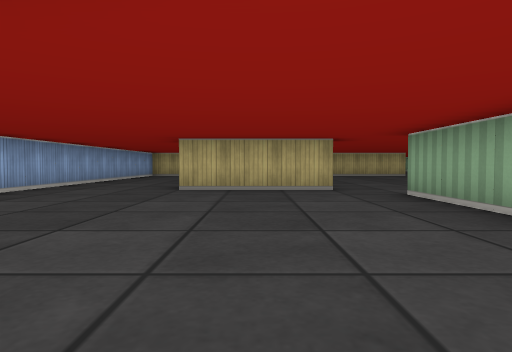
View 1 (above)

24 first-person views from a walk through a cub3D maze. The camera is about half as high as the walls, tilts 2° down and sees 75° across. The floor is counted in squares. Each view is taken from the middle of a square. On the plan, view 1 faces up. The plan holds only what a view shows up to about 9 squares ahead; the rest is blank.

View 2
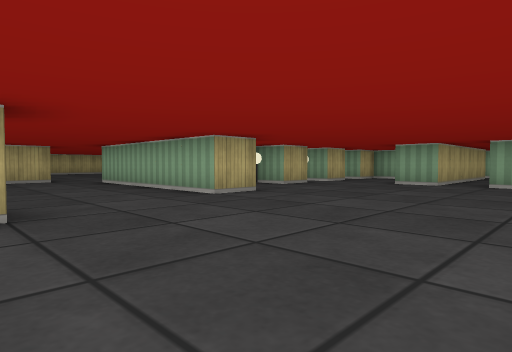

View 3
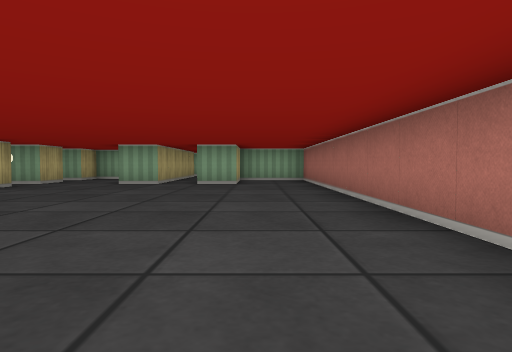

View 4
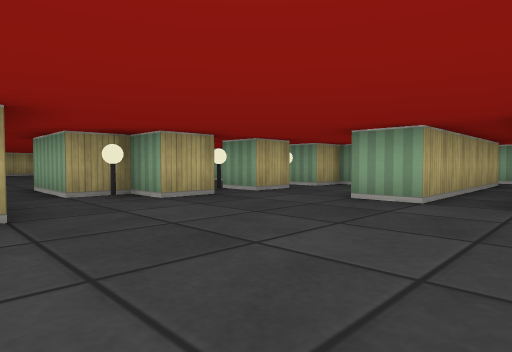

View 5
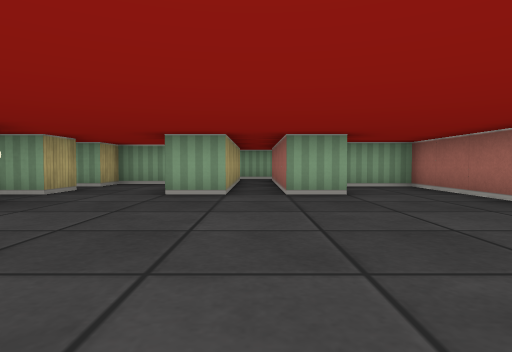

View 6
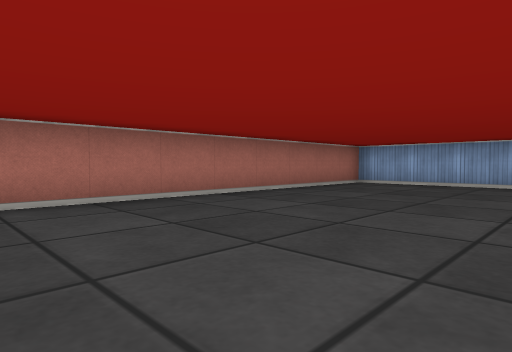

View 7
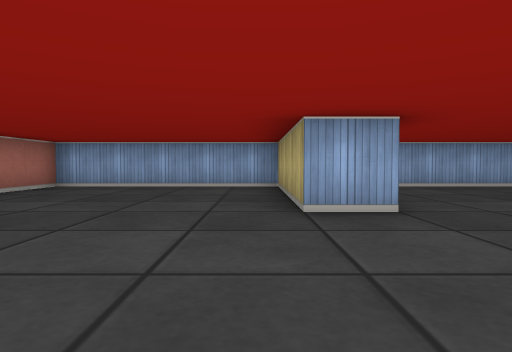

View 8
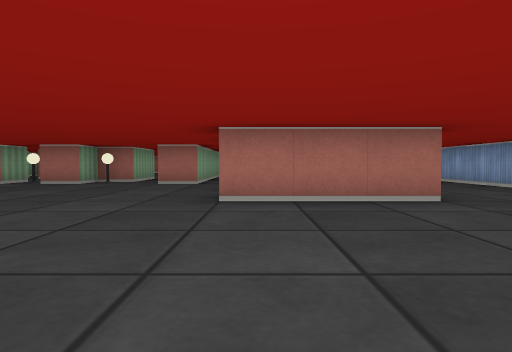

View 9
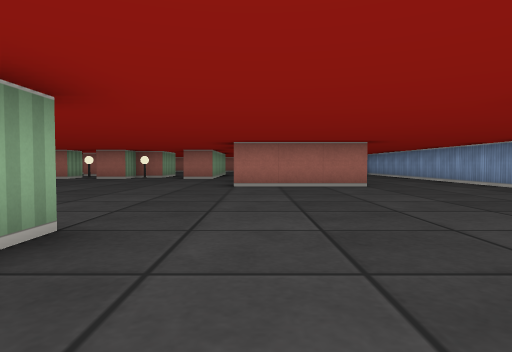

View 10
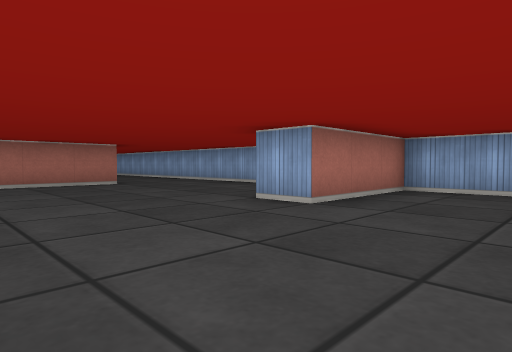

View 11
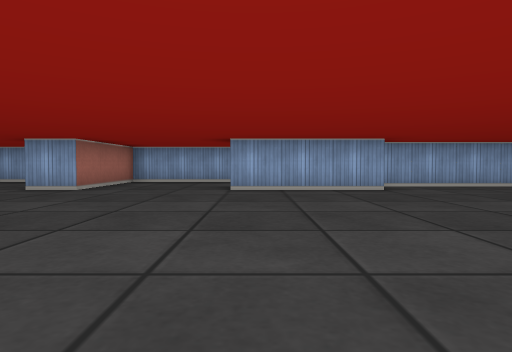

View 12
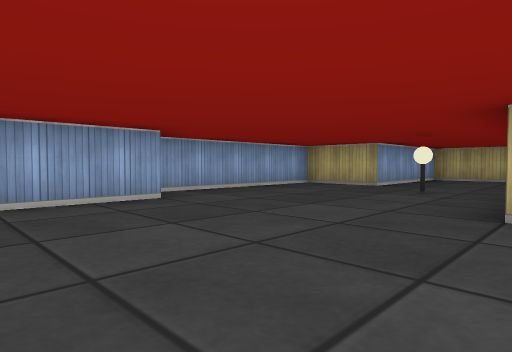

View 13
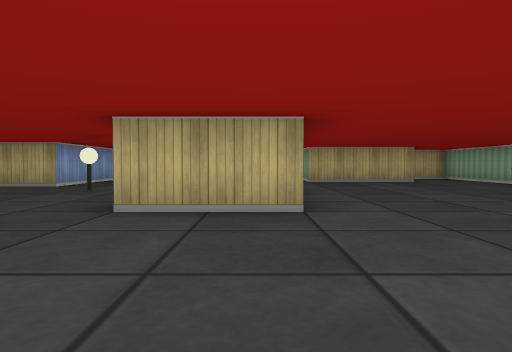

View 14
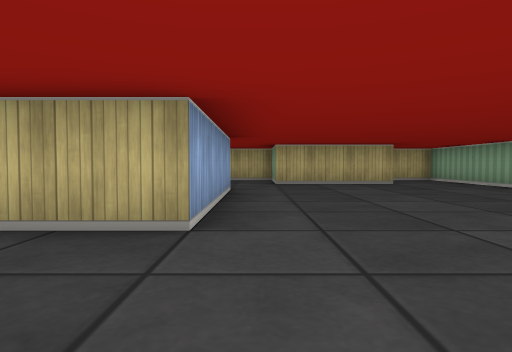

View 15
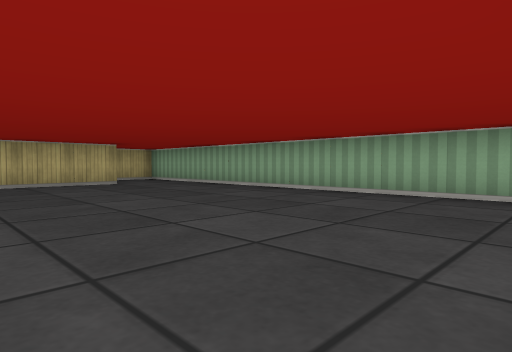

View 16
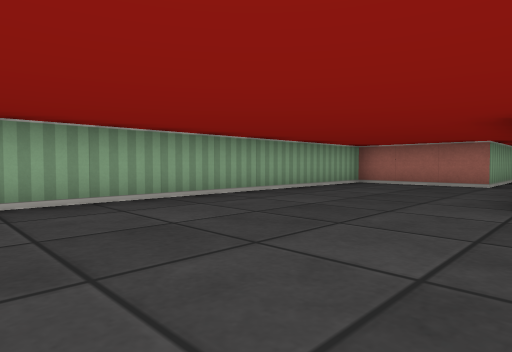

View 17
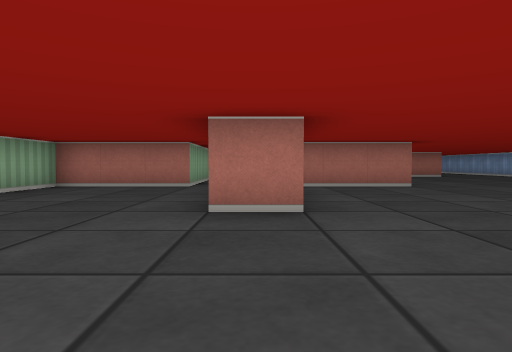

View 18
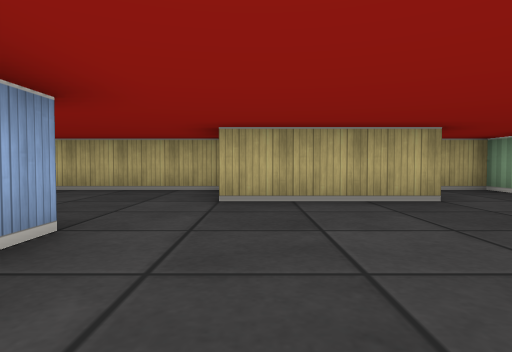

View 19
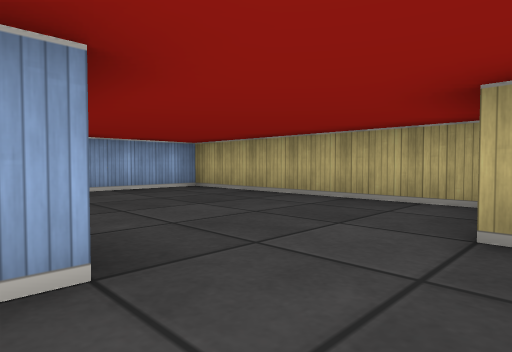

View 20
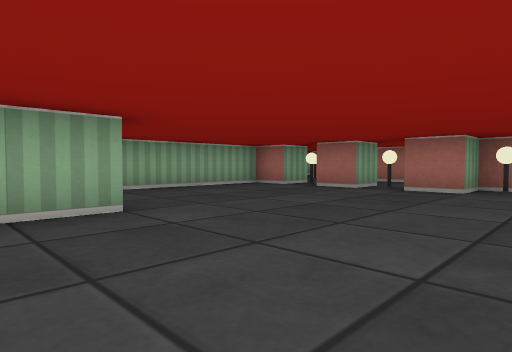

View 21
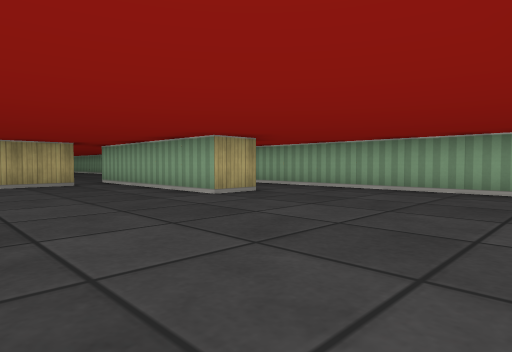

View 22
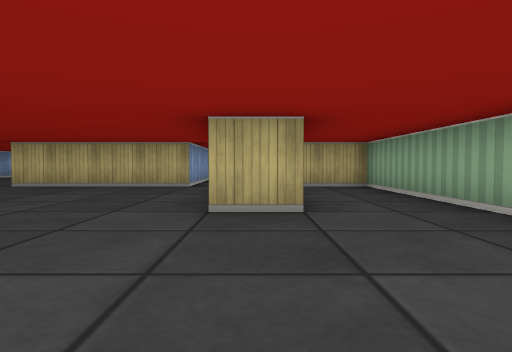

View 23
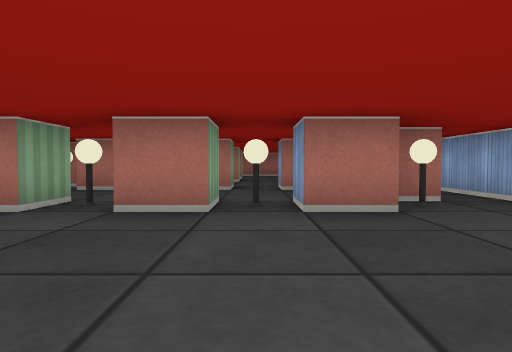

View 24
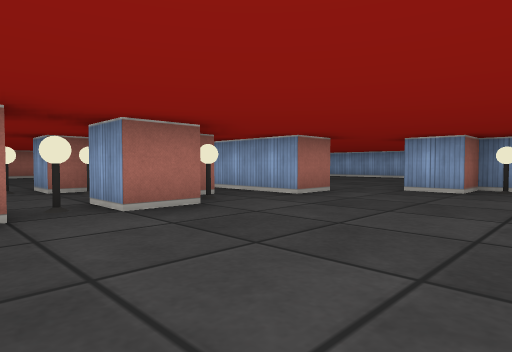

### Floor plan
Points are (right, up) in squares from view 1. A wall is a line through its corners. A room is listed if a view was taken in it or the views show most of it. See-through windows are left out.
Room 1 (views 1, 2, 3, 4, 5, 6, 7, 8, 9, 10, 11, 12, 13, 14, 15, 16, 17, 18, 19, 20, 21, 22, 23, 24)
walls: (2.5, 15.5) (5, 15.5); (0.5, 8.1) (0.5, 7.5) (1.5, 7.5) (1.5, 6.5) (-1.5, 6.5); (-1.6, 9.5) (1.5, 9.5); (6.5, 16) (6.5, 14.5) (2.5, 14.5) (2.5, 15.1); (8.5, 10.5) (7.5, 10.5) (7.5, 15.5) (10.5, 15.5) (10.5, 30.5) (9.5, 30.5); (-4.5, 9.9) (-4.5, 2.1); (5.5, 19.5) (6.5, 19.5); (7.5, 4.4) (7.5, 5.5) (8.5, 5.5); (-4.5, 17.2) (-4.5, 15.5) (-1.5, 15.5) (-1.5, 14.5); (10.5, 5.8) (10.5, 14.5) (9, 14.5); (9.5, 4.5) (9.5, 5.5) (10.2, 5.5); (5.9, 2.5) (6.5, 2.5) (6.5, 1.5) (5.5, 1.5) (5.5, 2.5) (4.5, 2.5) (4.5, 4.5) (5.5, 4.5) (5.5, 5.5) (6.5, 5.5) (6.5, 4.5); (-1.5, 21.6) (-1.5, 18.5); (3.6, 0.5) (2.5, 0.5) (2.5, 5.5) (3.5, 5.5) (3.5, 2.6); (9.8, 2.5) (10.5, 2.5); (8.5, 1.5) (7.5, 1.5) (7.5, 2.5); (-0.5, 0.6) (-0.5, -0.5) (-4.5, -0.5) (-4.5, -5.5) (9.5, -5.5) (9.5, -4); (10.5, 0.2) (10.5, 1.5) (9.5, 1.5) (9.5, 2.4); (4.5, 26.6) (4.5, 22.5) (2.5, 22.5); (-2.5, 26.2) (-2.5, 21.9); (7.5, -3.6) (7.5, -2.5) (10.8, -2.5); (12.5, -1.5) (7.5, -1.5) (7.5, -0.5); (8.6, 28.5) (5.5, 28.5); (5.4, 30.5) (-0.5, 30.5) (-0.5, 26.5) (-2.2, 26.5)
ways out: opening at (10, 3.5)
objects: lamp (1, 8); lamp (1, 25); lamp (5, 2); lamp (5, 5); lamp (6, 3); lamp (7, 2); lamp (7, 5); other object (9, 2); lamp (9, 5)

Where each view was taken, in squares from view 1:
view 1: 0 up, 0 right, facing up
view 2: 4 down, 1 left, facing up-right
view 3: 4 down, 1 left, facing right
view 4: 3 down, 3 right, facing up-right
view 5: 2 down, 2 right, facing right
view 6: 1 down, 4 right, facing down-left
view 7: 1 down, 3 right, facing left
view 8: 14 up, 1 right, facing down
view 9: 17 up, 1 right, facing down
view 10: 18 up, 2 right, facing down-left
view 11: 19 up, 5 right, facing left
view 12: 19 up, 3 right, facing up-left
view 13: 19 up, 4 right, facing up
view 14: 20 up, 5 right, facing up
view 15: 20 up, 5 right, facing up-right
view 16: 24 up, 6 right, facing down-right
view 17: 23 up, 6 right, facing down
view 18: 24 up, 6 right, facing up
view 19: 26 up, 6 right, facing up-left
view 20: 12 up, 4 right, facing down-right
view 21: 6 up, 4 right, facing up-right
view 22: 7 up, 8 right, facing up
view 23: 9 up, 7 right, facing down
view 24: 9 up, 8 right, facing down-left
